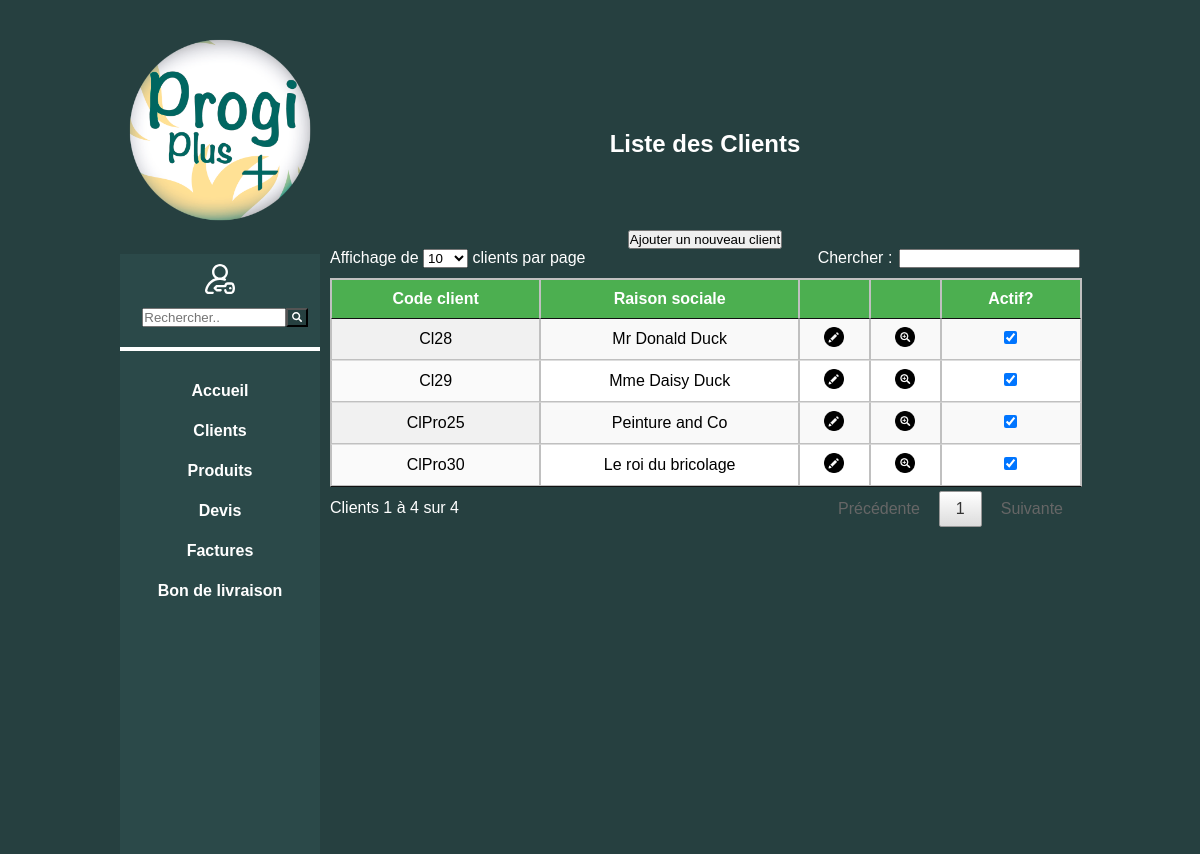
The page /clients/index.php on the database its author committed.
### tables this page shows
CREATE TABLE contact(
	id_contact INT(10) PRIMARY KEY AUTO_INCREMENT,
	nom VARCHAR(30) NOT NULL,
	prenom VARCHAR(30) NOT NULL,
	service VARCHAR(50),
	id_client INT NOT NULL,
	id_civilite INT NOT NULL,
	CONSTRAINT fk_id_client FOREIGN KEY(id_client) REFERENCES client(id_client),
	CONSTRAINT fk_id_civilite FOREIGN KEY(id_civilite) REFERENCES civilite(id_civilite)
);

CREATE TABLE client(
	id_client INT(10) PRIMARY KEY AUTO_INCREMENT,
	code_client VARCHAR(25) NOT NULL UNIQUE,
	raison_sociale VARCHAR(150),
    actif BOOL NOT NULL,
    id_adresse_facturation INT(10),
    CONSTRAINT fk_client_adresse FOREIGN KEY(id_adresse_facturation) REFERENCES adresse(id_adresse)
);

create table civilite(
	id_civilite int(10) PRIMARY KEY AUTO_INCREMENT,
	libelle VARCHAR(50) NOT NULL
);

### functions.php (called while the page is built, shortened)
<?php
function identiteClient($ent,$part){
	if(!empty($ent)){
		$result = $ent;
	}
	else{
		$result = $part;
	}
	return $result;
}
?>

### clients/index.php (the view, shortened to what this page needs)
<?php
require_once('../functions.php');
$db = Database::connect();
$statement = $db->query('SELECT client.id_client as id_client,
			client.code_client as code,
            client.raison_sociale as raisonsoc,
            client.actif,
            client.id_client,
            client.id_adresse_facturation,
			civilite.libelle as civilite,
            civilite.id_civilite as idcivilite,
            contact.id_contact,
            contact.nom as nom_cli,
            contact.prenom as prenom_cli,
            contact.service as service,
            adresse.ligne1 as ligne1,
            adresse.ligne2 as ligne2,
            liste_adresse.libelle as libelle_adresse,
            ville.id_ville,
            ville.cp_ville as code_postal,
            ville.nom_ville as nom_ville
            FROM contact
            INNER JOIN client ON client.id_client = contact.id_client
            INNER JOIN adresse ON adresse.id_adresse = client.id_adresse_facturation
            INNER JOIN liste_adresse ON liste_adresse.id_adresse = client.id_adresse_facturation
            INNER JOIN ville ON adresse.id_ville = ville.id_ville
			INNER JOIN civilite ON contact.id_civilite = civilite.id_civilite
            GROUP BY client.code_client
            ORDER BY client.actif DESC, client.code_client ASC;');
?>
<!DOCTYPE html>
<html>
<head>
    <link rel="stylesheet" type="text/css" href="/progiplus2/includes/styles/style.css">
    <link rel="stylesheet" type="text/css" href="clientstyle.css">
    <link rel="stylesheet" type="text/css" href="/progiplus2/includes/styles/datatables.css">
</head>
<body>
    <div class="wrapper">
        <?php include('../nav.php');
        ?>
        <section>
            <h1>Liste des Clients</h1>
            <button id="bouton_ajouter" type="button">Ajouter un nouveau client</button>
            <table id="table_client" class="display">
                <thead>
                    <tr>
                        <th>Code client</th>
                        <th>Raison sociale</th>
                        <th></th><th></th>
                        <th>Actif?</th>
                    </tr>
                </thead>
                <tbody>
                    <?php
					while($client = $statement->fetchObject()){
                            print '<td>'.$client->code.'</td>';
                            print '<td>'.identiteClient($client->raisonsoc,$client->civilite." ".$client->prenom_cli." ".$client->nom_cli).'</td>';
                            print '<td><img class="boutonAppel" <img class="boutonAppel" data-code="'.$client->code.'" data-raison_sociale="'.$client->raisonsoc.'" data-clientActif="'.$client->actif.'" data-nom_client="'.$client->nom_cli.'"data-prenom_client="'.$client->prenom_cli.'" data-civilite="'.$client->idcivilite.'" data-ligne1="'.$client->ligne1.'"data-service="'.$client->service.'" data-ligne1="'.$client->ligne1.'"
     data-ligne2="'.$client->ligne2.'" data-libelle_adresse="'.$client->libelle_adresse.'" data-code_postal="'.$client->code_postal.'"data-id_contact="'.$client->id_contact.'"data-id_ville="'.$client->id_ville.'"data-id_adresse_facturation="'.$client->id_adresse_facturation.'"data-id_client="'.$client->id_client.'"
     data-nom_ville="'.$client->nom_ville.'" src="../includes/assets/pencil.png" title="Modifier un Client" alt="bouton_modifier" height="20"></td>
                            <td class="action"><a href="detail.php?id='.$client->id_client.'">
                            <img src="../includes/assets/zoom.png" class="petit_logo" alt="details" /></a></td>';
                            print '<td class="data" data-id="'.$client->id_client.'"><input type="checkbox" name="checkbox" data-id="'.$client->id_client.'" id="checkbox" value="actif"  ';
                                if($client->actif== 1){
                                print ("checked='checked'");
                                }print "/></td></tr>";
                    }
					?>
                </tbody>
            </table>
        </section>
    </div>
</body>
</html>

### nav.php (shortened to what this page needs)
<nav>
    <div>
        <img id="logo" src="/progiplus2/includes/assets/logoPP.png">
    </div>
    <div id="menu">
		<form id="formMenu">
			<div id="icone-man">
			</div>
			<div id="input-rechercher" >
				<input type="text" placeholder="Rechercher..">
				<button id="button-search" type="submit">
				</button>
			</div>
		</form>
       <div class="separation"></div>
        <ul>
            <li><a href="/progiplus2/index.php">Accueil</a></li>
            <li><a href="/progiplus2/clients/index.php">Clients</a>
            </li>
            <li><a href="/progiplus2/produit/index.php">Produits</a>
            </li>
			<li><a href="/progiplus2/devis/index.php">Devis</a>
			</li>
			<li><a href="/progiplus2/factures/index.php">Factures</a>
			</li>
			<li><a href="/progiplus2/bl/index.php">Bon de livraison</a></li>
    	</ul>
	</div>
</nav>

### includes/styles/style.css (style rules this page uses)
* { margin: 0; padding:0; }
body { width: auto; margin: auto; background-color:#264040; font-family: Arial, Helvetica, sans-serif; }
.wrapper { width: 960px; margin: auto; margin-top: 30px; }
nav { width: 200px; display: inline-block; }
h1 { color:white; position:relative; text-align:center; height: 100px; padding-top: 100px; }
section { width: 750px; display: inline-block; float: right; text-align: center; }
.separation { border: 2px solid white; margin: 20px 0; }
#logo { width: 200px; }
#menu { margin-top: 20px; width: 200px; height: 600px; background-color: rgba(67, 112, 112, 0.2) ; }
#menu ul { list-style-type: none; width: auto; z-index: 10; }
#menu ul li { font-size: 16px; text-align:center; height:40px; line-height: 40px; }
#menu ul li:first-child { text-align:center; height:40px; line-height: 40px; }
#menu ul li a { display:block; width:200px; color:white; font-weight:bold; text-decoration:none; }
#formMenu { text-align: center; padding-top: 10px; }
#icone-man { width:30px; margin: auto; }
#icone-man svg { fill: white; }
#input-rechercher { margin-top: 10px; display:inline-block; }
#input-rechercher input { margin-left: 10px; width:140px; }
#button-search { background-color:#264040; display:inline; margin-left: -5px; }
#button-search svg { display: inline-block; height: 10px; width: 18px; fill: white; }
table { border-collapse: collapse; width: 100%; }
table,th,td { border: 1px solid silver; }
th,td { padding: 3px; }
th { background-color: #4CAF50; color:white; }

### clients/clientstyle.css (style rules this page uses)
.petit_logo { width:20px; height:20px; }

### includes/styles/datatables.css (style rules this page uses)
table.dataTable { width: 100%; margin: 0 auto; clear: both; border-collapse: separate; border-spacing: 0; }
table.dataTable thead th, table.dataTable tfoot th { font-weight: bold; }
table.dataTable thead th, table.dataTable thead td { padding: 10px 18px; border-bottom: 1px solid #111; }
table.dataTable thead .sorting, table.dataTable thead .sorting_asc, table.dataTable thead .sorting_desc, table.dataTable thead .sorting_asc_disabled, table.dataTable thead .sorting_desc_disabled { cursor: pointer; *cursor: hand; background-repeat: no-repeat; background-position: center right; }
table.dataTable thead .sorting { background-image: url("DataTables-1.10.18/images/sort_both.png"); }
table.dataTable thead .sorting_asc { background-image: url("DataTables-1.10.18/images/sort_asc.png"); }
table.dataTable tbody th, table.dataTable tbody td { padding: 8px 10px; }
table.dataTable.row-border tbody th, table.dataTable.row-border tbody td, table.dataTable.display tbody th, table.dataTable.display tbody td { border-top: 1px solid #ddd; }
table.dataTable.row-border tbody tr:first-child th, table.dataTable.row-border tbody tr:first-child td, table.dataTable.display tbody tr:first-child th, table.dataTable.display tbody tr:first-child td { border-top: none; }
table.dataTable.order-column tbody tr > .sorting_1, table.dataTable.order-column tbody tr > .sorting_2, table.dataTable.order-column tbody tr > .sorting_3, table.dataTable.display tbody tr > .sorting_1, table.dataTable.display tbody tr > .sorting_2, table.dataTable.display tbody tr > .sorting_3 { background-color: #fafafa; }
table.dataTable.display tbody tr.odd > .sorting_1, table.dataTable.order-column.stripe tbody tr.odd > .sorting_1 { background-color: #f1f1f1; }
table.dataTable.display tbody tr.even > .sorting_1, table.dataTable.order-column.stripe tbody tr.even > .sorting_1 { background-color: #fafafa; }
table.dataTable.no-footer { border-bottom: 1px solid #111; }
table.dataTable, table.dataTable th, table.dataTable td { box-sizing: content-box; }

### rows shown on the page
contact: id_client.code_client "Cl28", id_client+prenom+nom "Mr Donald Duck"
client: actif "☑"
contact: id_client.code_client "Cl29", id_client+prenom+nom "Mme Daisy Duck"
client: actif "☑"
contact: id_client.code_client "ClPro25", id_client.raison_sociale "Peinture and Co"
client: actif "☑"
contact: id_client.code_client "ClPro30", id_client.raison_sociale "Le roi du bricolage"
client: actif "☑"
